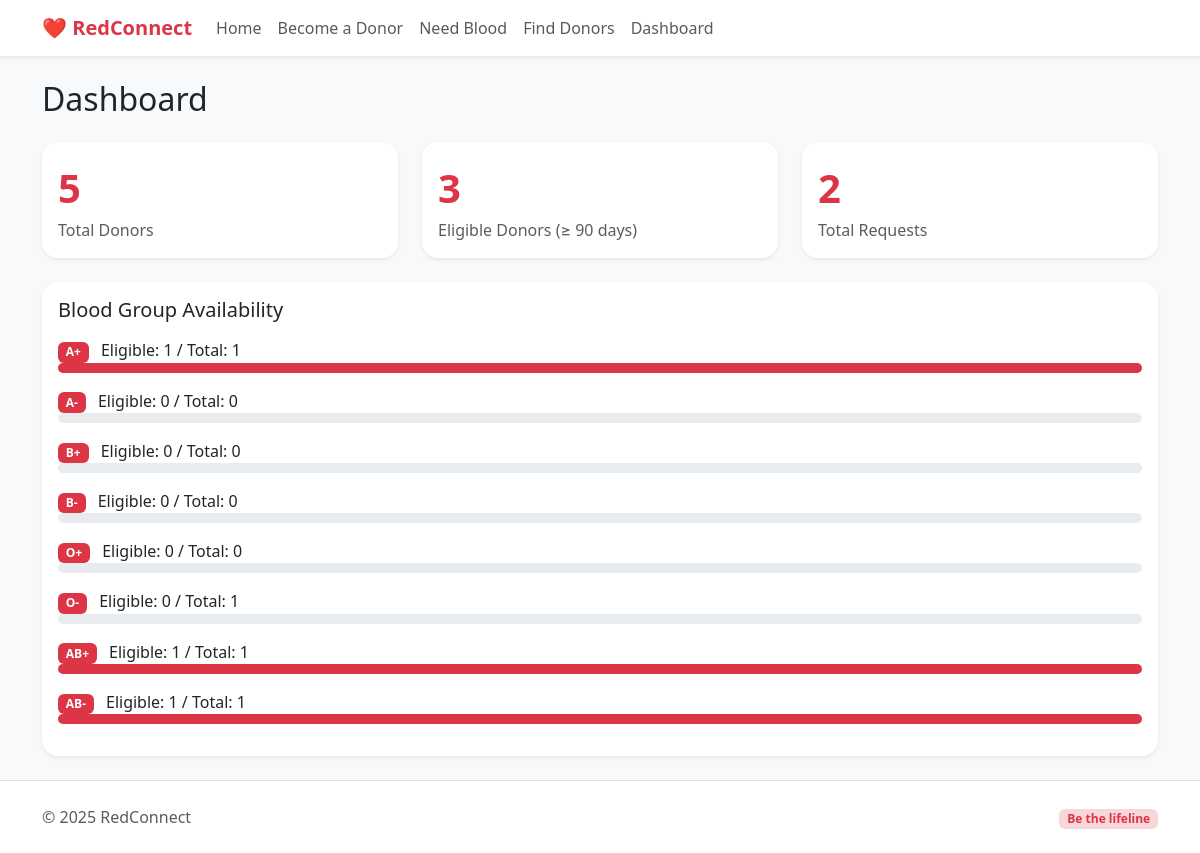
/dashboard, run on the app's committed database.
### app.py (models this page shows)
class Donor(db.Model):
    id = db.Column(db.Integer, primary_key=True)
    full_name = db.Column(db.String(120), nullable=False)
    email = db.Column(db.String(120), nullable=False)
    phone = db.Column(db.String(30), nullable=False)
    blood_group = db.Column(db.String(5), nullable=False)
    date_of_birth = db.Column(db.Date, nullable=True)
    city = db.Column(db.String(100), nullable=False)
    state = db.Column(db.String(100), nullable=True)
    available = db.Column(db.Boolean, default=True)
    last_donation_date = db.Column(db.Date, nullable=True)
    created_at = db.Column(db.DateTime, default=datetime.utcnow)
    def eligible(self) -> bool:
        if not self.available:
            return False
        if self.last_donation_date is None:
            return True
        return datetime.utcnow().date() - self.last_donation_date >= timedelta(days=90)

### app.py (the view)
@app.route('/dashboard')
def dashboard():
    total_donors = Donor.query.count()
    eligible_donors = sum(1 for d in Donor.query.all() if d.eligible())
    total_requests = BloodRequest.query.count()
    availability = count_blood_group_availability()
    return render_template('dashboard.html', total_donors=total_donors, eligible_donors=eligible_donors, total_requests=total_requests, availability=availability)

### app.py (called while the page is built)
def count_blood_group_availability():
    result = {}
    for bg in BLOOD_GROUPS:
        count = Donor.query.filter_by(blood_group=bg, available=True).all()
        eligible_count = sum(1 for d in count if d.eligible())
        result[bg] = {'total': len(count), 'eligible': eligible_count}
    return result

@app.context_processor
def inject_now():
    return {"datetime": datetime}

### templates/dashboard.html
{% extends 'base.html' %}
{% block content %}
<h2 class="mb-4">Dashboard</h2>
<div class="row g-4 mb-4">
  <div class="col-md-4">
    <div class="card border-0 shadow-sm rounded-4">
      <div class="card-body">
        <div class="fs-1 fw-bold text-danger">{{ total_donors }}</div>
        <div class="text-muted">Total Donors</div>
      </div>
    </div>
  </div>
  <div class="col-md-4">
    <div class="card border-0 shadow-sm rounded-4">
      <div class="card-body">
        <div class="fs-1 fw-bold text-danger">{{ eligible_donors }}</div>
        <div class="text-muted">Eligible Donors (≥ 90 days)</div>
      </div>
    </div>
  </div>
  <div class="col-md-4">
    <div class="card border-0 shadow-sm rounded-4">
      <div class="card-body">
        <div class="fs-1 fw-bold text-danger">{{ total_requests }}</div>
        <div class="text-muted">Total Requests</div>
      </div>
    </div>
  </div>
</div>
<div class="card border-0 shadow-sm rounded-4">
  <div class="card-body">
    <h5 class="mb-3">Blood Group Availability</h5>
    {% for bg, data in availability.items() %}
      <div class="mb-3">
        <div class="d-flex justify-content-between">
          <div>
            <span class="badge bg-danger me-2">{{ bg }}</span>
            Eligible: {{ data.eligible }} / Total: {{ data.total }}
          </div>
        </div>
        <div class="progress rounded-pill" style="height: 10px;">
          <div
            class="progress-bar bg-danger"
            role="progressbar"
            style="width: {{ (data.eligible * 100 // data.total) if data.total > 0 else 0 }}%"
            aria-valuenow="{{ (data.eligible * 100 // data.total) if data.total > 0 else 0 }}"
            aria-valuemin="0"
            aria-valuemax="100">
          </div>
        </div>
      </div>
    {% endfor %}
  </div>
</div>
{% endblock %}

### static/styles.css (style rules this page uses)
:root { --rc-red:#B71C1C; --rc-red-2:#E53935; }
.rounded-pill { border-radius: 50rem!important; }

### data on the page
Donor: blood_group "AB+", eligible "1", total "1", {{ (data.eligible * 100 // data.total) if data.total > 0 else 0 }} 100 (drawn)
Donor: blood_group "AB-", eligible "1", total "1", {{ (data.eligible * 100 // data.total) if data.total > 0 else 0 }} 100 (drawn)

### other printed values
{{ total_donors }} "5"
{{ eligible_donors }} "3"
{{ total_requests }} "2"
{{ bg }} "A+" "A-" "B+" "B-" "O+" "O-"
{{ data.eligible }} "1" "0" "0" "0" "0" "0"
{{ data.total }} "1" "0" "0" "0" "0" "1"
